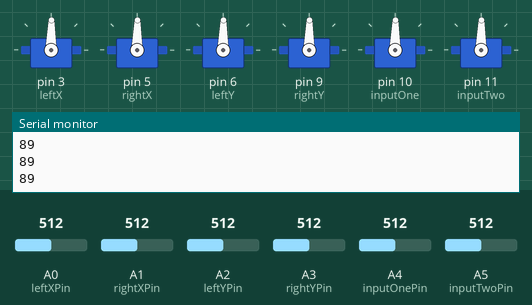
Simulated run of this sketch. Board: Arduino Uno, built with avr-gcc and run on an emulated ATmega328P. Shown: 6 × servo, the last lines printed to the serial monitor. The inputs (shaded band) are chosen by the test bench; at power-on: A5 (inputTwoPin) = 512, A0 (leftXPin) = 512, A1 (rightXPin) = 512, A2 (leftYPin) = 512, A3 (rightYPin) = 512, A4 (inputOnePin) = 512.

Above: at 1.2 s.
1.3 s: A5 (inputTwoPin) set to 716
At 2.4 s:
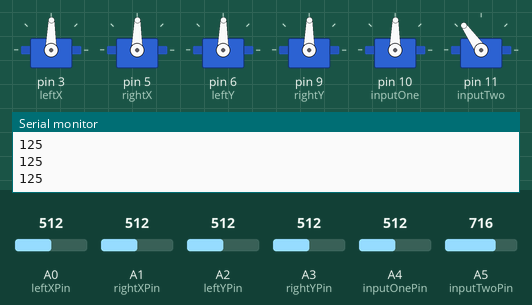
2.8 s: A0 (leftXPin) set to 716
At 3.7 s:
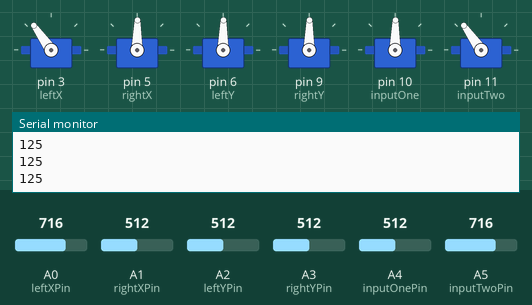
4.3 s: A1 (rightXPin) set to 716
At 5.0 s:
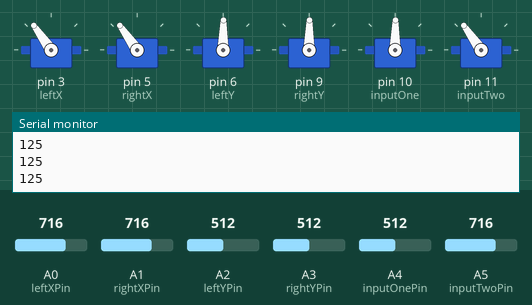
5.8 s: A2 (leftYPin) set to 716
At 6.2 s:
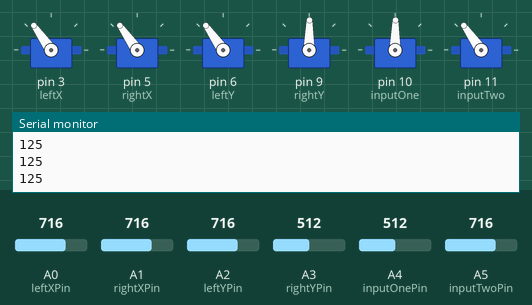
7.3 s: A3 (rightYPin) set to 716
At 8.5 s:
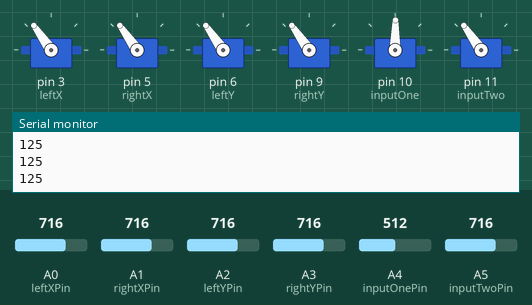
8.8 s: A4 (inputOnePin) set to 716
At 9.3 s:
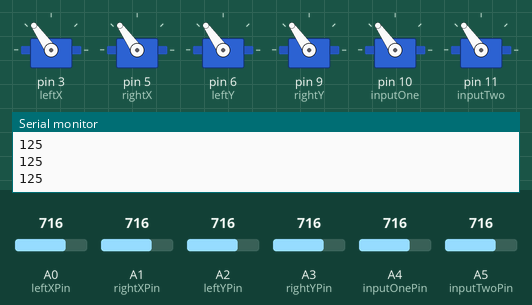
Timing chart, 0 to 11.3 s (numbered marks = the images above; inputs shaded):
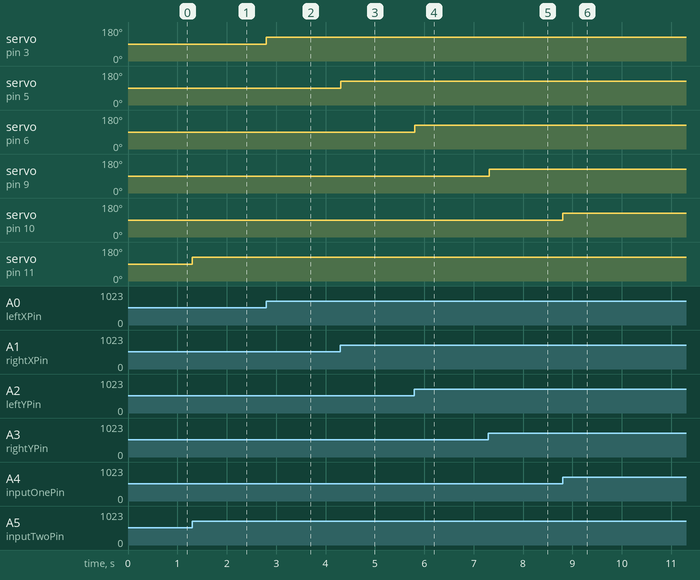

The sketch:

smrtswitch.ino
```cpp
/*
Arduino program for the SMRT Switch
*/

#include <Servo.h>

//Definitions for inputs
#define leftXPin A0
#define rightXPin A1
#define leftYPin A2
#define rightYPin A3
#define inputOnePin A4
#define inputTwoPin A5

//Servos
Servo leftX;
Servo rightX;
Servo leftY;
Servo rightY;
Servo inputOne;
Servo inputTwo;

void setup() {
  Serial.begin(9600);
  //Servo attachment
  leftX.attach(3);
  rightX.attach(5);
  leftY.attach(6);
  rightY.attach(9);
  inputOne.attach(10);
  inputTwo.attach(11);
}

void loop() {
  //Writing a mapped input value to each servo
  leftX.write(map(analogRead(leftXPin), 0, 1023, 0, 179));
  rightX.write(map(analogRead(rightXPin), 0, 1023, 0, 179));
  leftY.write(map(analogRead(leftYPin), 0, 1023, 0, 179));
  rightY.write(map(analogRead(rightYPin), 0, 1023, 0, 179));
  inputOne.write(map(analogRead(inputOnePin), 0, 1023, 0, 179));
  inputTwo.write(map(analogRead(inputTwoPin), 0, 1023, 0, 179));
  //For testing purposes
  Serial.println(map(analogRead(inputTwoPin), 0, 1023, 0, 179));
  delay(15);
}
```

Measured:
- after the input at 1.3 s, servo on pin 11 (inputTwo): 89° → 125° at once
- after the input at 2.8 s, servo on pin 3 (leftX): 89° → 125° at once
- after the input at 4.3 s, servo on pin 5 (rightX): 89° → 125° at once
- after the input at 5.8 s, servo on pin 6 (leftY): 89° → 125° at once
- after the input at 7.3 s, servo on pin 9 (rightY): 89° → 125° at once
- after the input at 8.8 s, servo on pin 10 (inputOne): 89° → 125° at once
